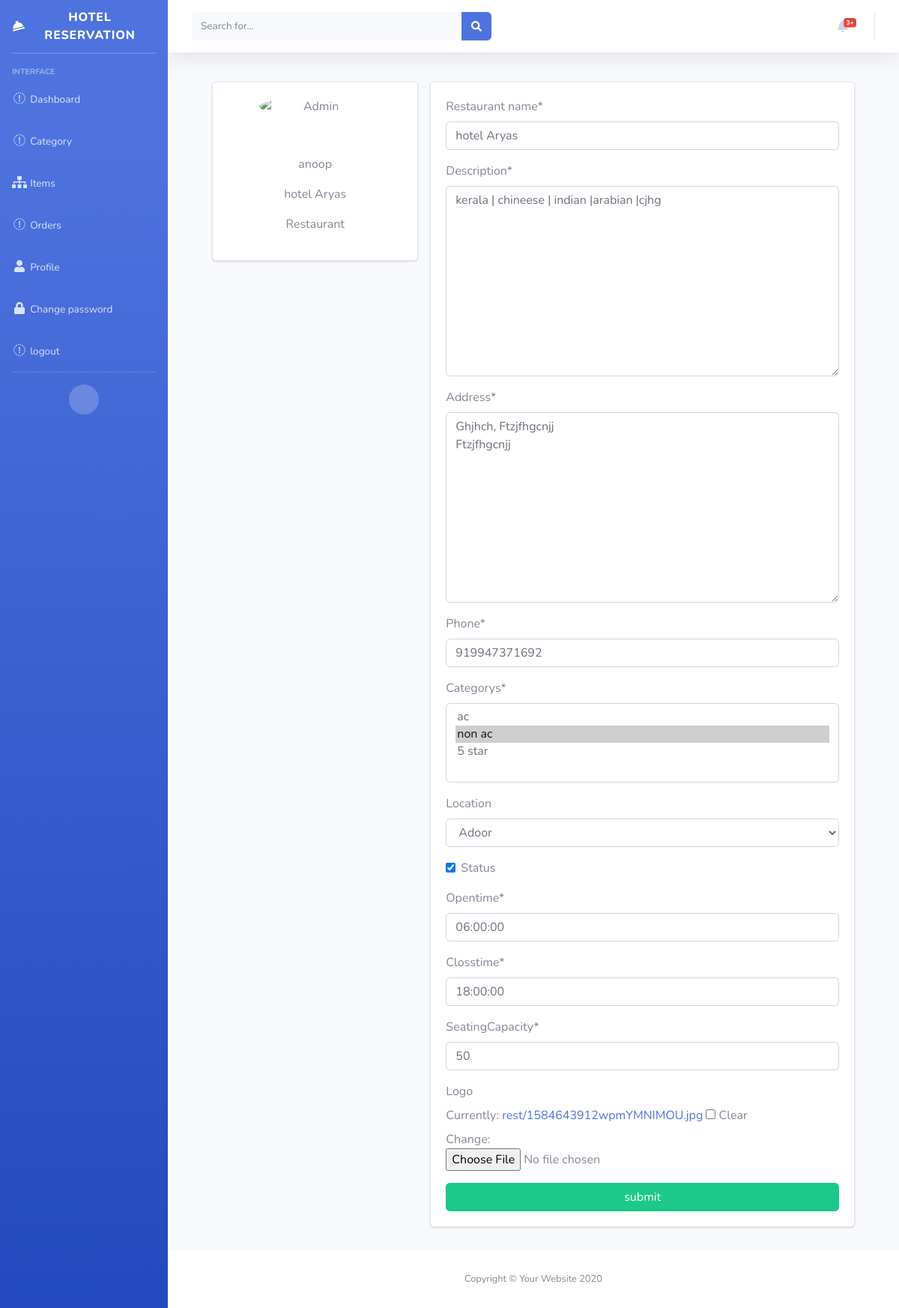
The page /user/profile/ (signed in) on the database its author committed.
### restaurant/models.py (models this page shows, shortened)
class Restaurant(models.Model):
    name = models.CharField(max_length=100, verbose_name="Restaurant name")
    description = models.TextField()
    address = models.TextField()
    phone = models.CharField(max_length=12)
    categorys = models.ManyToManyField(RestCategory)
    location = models.ForeignKey(
        Location, on_delete=models.SET_NULL, blank=True, null=True)
    status = models.BooleanField(default=False)
    opentime = models.TimeField()
    closstime = models.TimeField()
    seatingCapacity = models.IntegerField()
    user = models.OneToOneField(
        User, on_delete=models.CASCADE, blank=True, null=True)
    slug = models.SlugField(unique=True, blank=True, null=True)
    logo = models.ImageField(upload_to='rest/', blank=True, null=True)

class RestCategory(models.Model):
    name = models.CharField(max_length=10)
    def __str__(self):
        return self.name

class Location(models.Model):
    name = models.CharField(max_length=50, verbose_name="Location name")
    desc = models.TextField(blank=True, null=True, verbose_name="description")
    def __str__(self):
        return self.name

### customer/views.py (the view, shortened to what this page needs)
# urls.py: path('user/profile/', views.ProfileView.as_view(), name="user-profile")
class ProfileView(View):
    def get(self, request):
        try:
            if request.user.is_superuser:
                context = {
                    "form": UserForm(instance=request.user)
                }
                return render(request, "profile/detail.html", context)
            else:
                context = {
                    "form": RestUserForm(instance=request.user.restaurant)
                }
                return render(request, "profile/detail.html", context)
        except:
            return render(request, "profile/detail.html")

### customer/forms.py
class RestUserForm(forms.ModelForm):
    class Meta:
        model = Restaurant
        exclude = ['user', 'slug', 'lat', 'log']

### customer/templates/profile/detail.html (shortened to what this page needs)
{% extends 'booking/basedetail.html' %} {% load crispy_forms_tags %}
{%block body %}
<div class="container">
  <div class="main-body">
    <div class="row gutters-sm">
      <div class="col-md-4 mb-3">
        <div class="card">
          <div class="card-body">
            <div class="d-flex flex-column align-items-center text-center">
              <img src="https://bootdey.com/img/Content/avatar/avatar7.png" alt="Admin" class="rounded-circle"
                width="150" />
              <div class="mt-3">
                <h4>
                </h4>
                <p class="text-muted font-size-sm">{{request.user.username}}</p>
                <p class="text-muted font-size-sm">
                  {{request.user.restaurant.name}}
                </p>
                {% if not request.user.is_superuser and user.is_staff %}
                <p class="text-muted font-size-sm">Restaurant</p>
                {% elif request.user.is_superuser %}
                <p class="text-muted font-size-sm">Admin</p>
                {%else%} &nbsp; {% endif %}
              </div>
            </div>
          </div>
        </div>
      </div>
      <div class="col-md-8">
        <div class="card mb-3">
          <div class="card-body">
            <form method="post">
              {% csrf_token %} {{ form|crispy }}
              <input type="submit" value="submit" class="btn btn-block btn-success" />
            </form>
          </div>
        </div>
      </div>
    </div>
  </div>
</div>
{% endblock body %}

### static/css/detail.css (style rules this page uses)
body { margin-top: 20px; color: #1a202c; text-align: left; background-color: #e2e8f0; }
.main-body { padding: 15px; }
.card { box-shadow: 0 1px 3px 0 rgba(0, 0, 0, 0.1), 0 1px 2px 0 rgba(0, 0, 0, 0.06); }
.card { position: relative; display: flex; flex-direction: column; min-width: 0; word-wrap: break-word; background-color: #fff; background-clip: border-box; border: 0 solid rgba(0, 0, 0, 0.125); border-radius: 0.25rem; }
.card-body { flex: 1 1 auto; min-height: 1px; padding: 1rem; }
.gutters-sm { margin-right: -8px; margin-left: -8px; }
.gutters-sm > .col, .gutters-sm > [class*="col-"] { padding-right: 8px; padding-left: 8px; }
.mb-3, .my-3 { margin-bottom: 1rem !important; }

### rows shown on the page
Restaurant: name "hotel Aryas", description "kerala | chineese | indian |arabian |cjhg", address "Ghjhch, Ftzjfhgcnjj Ftzjfhgcnjj", phone "919947371692", location "Adoor", status "☑", opentime "06:00:00", closstime "18:00:00", seatingCapacity "50"

### other values the page prints
{{ request.user.username }} "anoop"
{{ request.user.restaurant.name }} "hotel Aryas"
